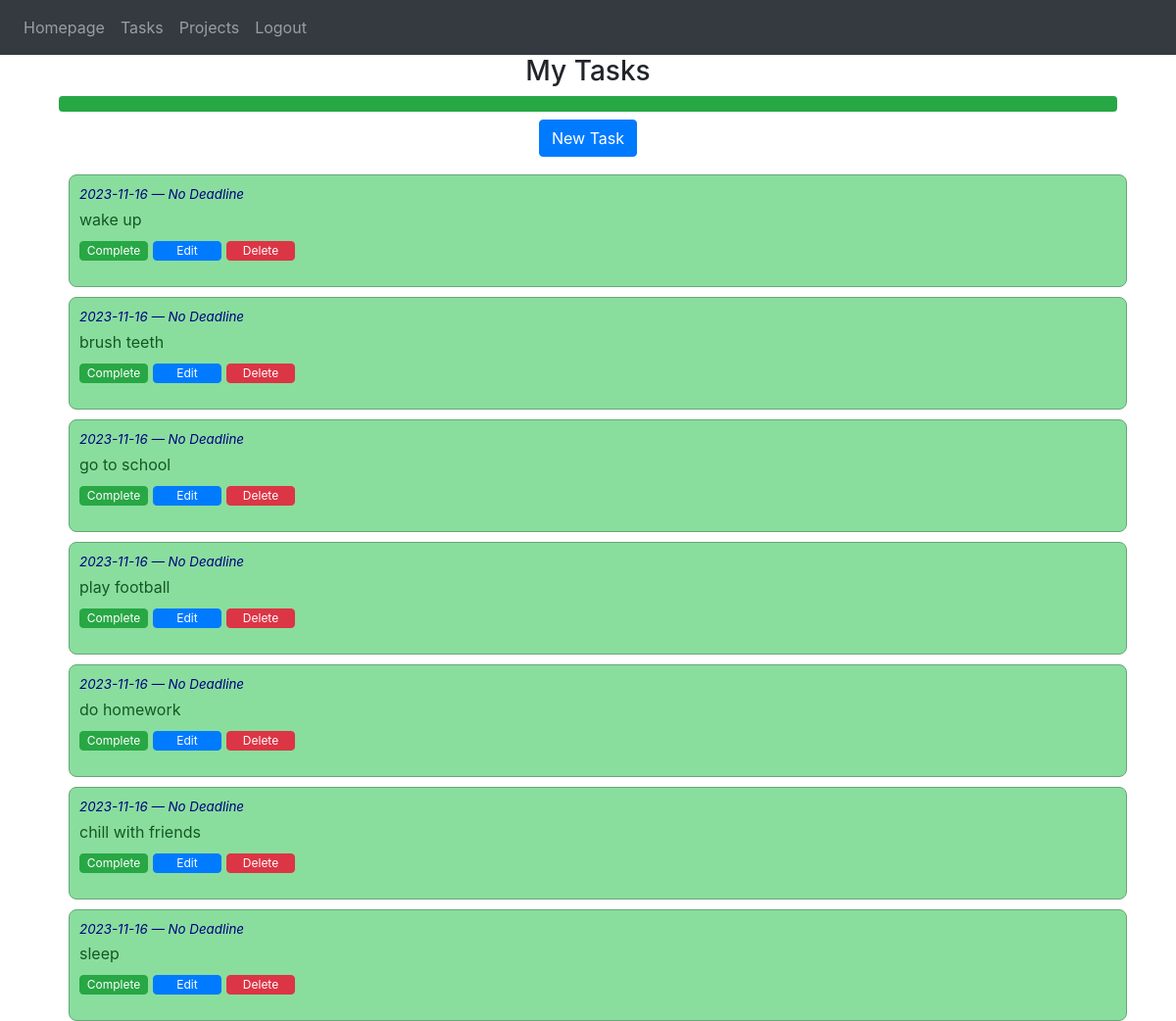
The page /tasks (signed in) on the database its author committed.
### website/models.py (models this page shows)
class Task(db.Model):
    id = db.Column(db.Integer, primary_key=True)
    assignee = db.Column(db.String(120))
    description = db.Column(db.String(9999))
    start_date = db.Column(db.DateTime(timezone=True), default=func.now)
    deadline = db.Column(db.DateTime(timezone=True), default=func.now)
    project_id = db.Column(db.Integer, db.ForeignKey('project.id'), nullable=False)
    completed = db.Column(db.Boolean, default=False)

### website/auth.py (the view)
@auth.route('/tasks')
@login_required
def tasks():
    def_project = get_default_project()
    tasks = def_project.tasks
    tasks.sort(key=lambda t: (not t.completed, t.id)) # sort tasks by 1: completion, 2: id
    total_tasks = len(tasks)
    completed_tasks = sum(1 for task in tasks if task.completed)
    progress_percentage = (completed_tasks / total_tasks) * 100 if total_tasks > 0 else 0
    return render_template('tasks.html', user=current_user, project=def_project, tasks=tasks, progress_percentage=progress_percentage)

### website/__init__.py (called while the page is built)
def create_app(testing=False):
    app = Flask(__name__)
    app.config['SECRET_KEY'] = 'abcd'
    app.config['SQLALCHEMY_DATABASE_URI'] = f'sqlite:///{DB_NAME}'
    if testing:
        app.config['SQLALCHEMY_DATABASE_URI'] = f'sqlite:///{TEST_DB_NAME}'
    db.init_app(app)
    from .views import views
    from .auth import auth
    app.register_blueprint(views, url_prefix='/')
    app.register_blueprint(auth, url_prefix='/')
    from .models import User, Task, Project
    with app.app_context():
        db.create_all()
    login_manager = LoginManager()
    login_manager.login_view = 'auth.login'
    login_manager.init_app(app)
    @login_manager.user_loader
    def load_user(id):
        return User.query.get(int(id))
    return app

### website/auth.py (called while the page is built)
def get_default_project():
    return Project.query.filter(Project.users.any(id=current_user.id), Project.is_default).first()

### website/templates/tasks.html (shortened to what this page needs)
{% extends "base.html" %}
{% block content %}
<h3 align="center">My Tasks</h3>
<div class="container">
    <div class="progress">
        <div id="progress-bar" class="progress-bar {% if progress_percentage == 100 %}bg-success{% endif %}" role="progressbar"
        style="width: {{ progress_percentage }}%;" aria-valuenow="{{ progress_percentage }}" aria-valuemin="0" aria-valuemax="100"></div>
    </div>
    <div align="center">
        <a class="nav-item nav-link" href="{{ url_for('auth.new_task', project_id=project.id) }}">
            <button class="btn btn-primary">New Task</button>
        </a>
    </div>
    <div class="tasks-container">
        {% for task in tasks %}
            <div class="task-box {% if task.completed %}task-completed{% endif %}">
                <p class="task-dates">{{ task.start_date.strftime('%Y-%m-%d') }} &mdash;
                    {% if task.deadline.strftime('%Y-%m-%d') == '9999-12-31' %}
                    No Deadline
                    {% else %}
                    {{ task.deadline.strftime('%Y-%m-%d') }}
                    {% endif %}
                </p>
                <p class="task-description">{{ task.description or "No description available" }}</p>
                <div class="task-actions">
                    <form action="{{ url_for('auth.complete_task', project_id=project.id, task_id=task.id) }}" method="post" style="display: inline;">
                        <button type="submit" class="btn btn-success btn-xsm">Complete</button>
                    </form>
                    <button type="button" class="btn btn-primary btn-xsm">Edit</button>
                    <form action="{{ url_for('auth.delete_task', project_id=project.id, task_id=task.id) }}" method="post" style="display: inline;">
                        <button type="submit" class="btn btn-danger btn-xsm">Delete</button>
                    </form>
                </div>
            </div>
        {% endfor %}
    </div>
</div>
{% endblock %}

### website/static/styles.css (style rules this page uses)
.btn-xsm { display: inline-block; width: 70px; height: 20px; padding: 0px 0px !important; font-size: 12px !important; text-align: center; cursor: pointer; margin-right: 5px; }
.tasks-container { display: flex; flex-direction: column; }
.task-box { border: 1px solid #ccc; border-radius: 8px; padding: 10px; margin: 10px; width: 100%; margin-bottom: 0px; box-sizing: border-box; }
.task-dates { font-style: italic; margin-bottom: 3px; color: navy; font-size: smaller; }
.task-description { margin-bottom: 10px; }
.task-actions { display: flex; }
.task-completed { background-color: rgb(137, 222, 157) !important; color: rgb(21, 87, 36) !important; border: 1px solid rgb(103, 166, 118) !important; padding: 10px; }

### rows shown on the page
Task: start_date "2023-11-16", shows "No Deadline", description "wake up"
Task: start_date "2023-11-16", shows "No Deadline", description "brush teeth"
Task: start_date "2023-11-16", shows "No Deadline", description "go to school"
Task: start_date "2023-11-16", shows "No Deadline", description "play football"
Task: start_date "2023-11-16", shows "No Deadline", description "do homework"
Task: start_date "2023-11-16", shows "No Deadline", description "chill with friends"
Task: start_date "2023-11-16", shows "No Deadline", description "sleep"
